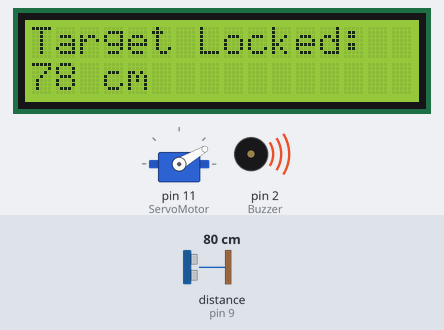
Bench run of a sketch on a simulated Arduino Uno, built with avr-gcc and run on an emulated ATmega328P. Parts: 16×2 character LCD, servo, buzzer (waves = sounding, pin HIGH). Wiring (inferred from the names in the program): ultrasonic range finder: trigger pin 10; echo pin 9. The inputs (shaded band) are chosen by the test bench; at power-on: distance to the obstacle (sensor on pin 9) 80 cm. The echo pulse lasts 58.3 µs per cm; pins used as bus, display or sensor lines are not drawn; what the sketch prints to the serial monitor is not drawn.

Above: at 1.26 s.
1.3 s: distance to the obstacle (sensor on pin 9) set to 2 cm
At 1.48 s:
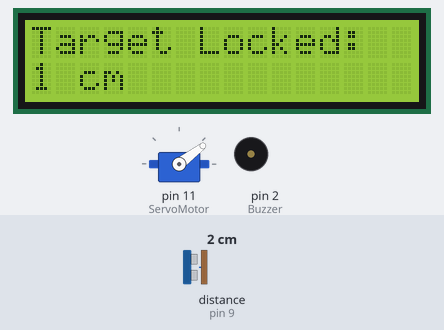
2.9 s: distance to the obstacle (sensor on pin 9) set to 60 cm
At 3.06 s:
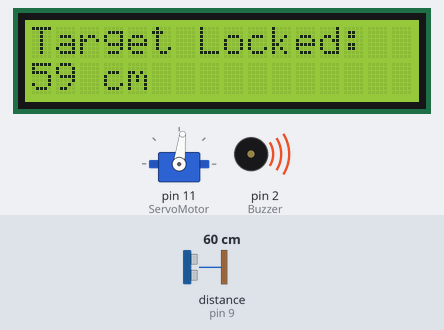
4.5 s: distance to the obstacle (sensor on pin 9) set to 4 cm
At 4.66 s:
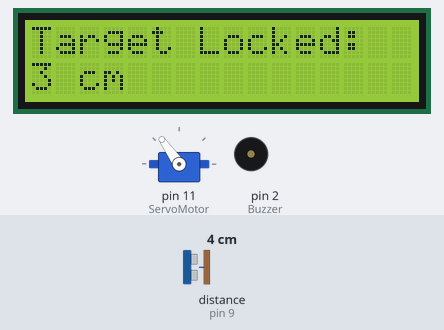
6.1 s: distance to the obstacle (sensor on pin 9) set to 120 cm
At 6.63 s:
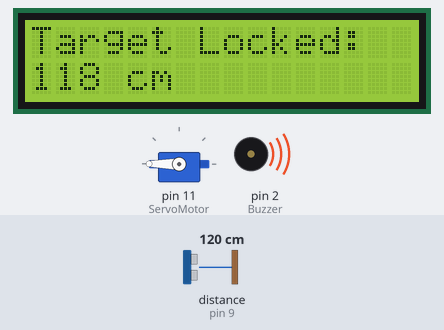
7.7 s: distance to the obstacle (sensor on pin 9) set to 2 cm
At 7.88 s:
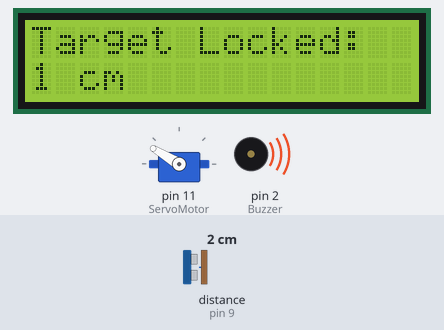
12.5 s: distance to the obstacle (sensor on pin 9) set to 9 cm
At 12.68 s:
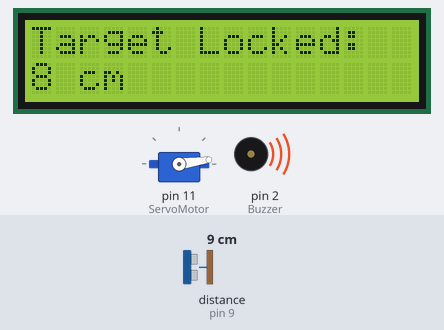
Timing chart, 0 to 17.2 s (numbered marks = the images above; inputs shaded):
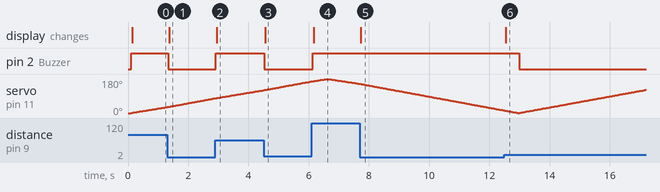

Measured:
- after the input at 1.3 s, pin 2 (Buzzer): HIGH → LOW at once; the display: changes after 0.07 s (image 1)
- after the input at 2.9 s, pin 2 (Buzzer): LOW → HIGH at once; the display: changes at once (image 2)
- after the input at 4.5 s, pin 2 (Buzzer): HIGH → LOW at once; the display: changes after 0.05 s (image 3)
- after the input at 6.1 s, pin 2 (Buzzer): LOW → HIGH at once; the display: changes after 0.07 s (image 4)
- after the input at 7.7 s, the display: changes at once (image 5)
- after the input at 12.5 s, the display: changes at once (image 6)

The sketch:

SONAR.ino
```cpp
#include <Servo.h>  //This includes the servo motors libray to access it's functions
#include <LiquidCrystal.h> //Load Liquid Crystal Library

LiquidCrystal LCD_board(3,4,5,12,13,6,7);  //defining each lcd ports  //FROM LEFT TO RIGHT //RS=3,R/W=4,E=4,D3=12,D4=13,D5=6,D6=7
const int Echo = 9;  //setting echo pin for the sensor at 9
const int Trig = 10; //setting the trigpin for sonar sensor at 10
const int Buzzer = 2;  //The buzzer signal pin set to 2
int Distance; //declare distance and converts to an int
long Duration; //declare time duration using long which is an extended time variable
Servo ServoMotor; // defining servo as myServo
void setup() {
     Serial.begin(9600);
     pinMode(Trig, OUTPUT); // setting the trig pin to output data
     pinMode(Echo, INPUT); // setting the echo pin as input
     pinMode(Buzzer, OUTPUT); // buzz pin is output to control buzzering
     LCD_board.setCursor(0,0);  //starts the cursor to upper left corner, column 0, row 0 to print the text
     LCD_board.begin(16,2); //This means 2 lines of 16 on the lcd board (16x2=32) meaning it allows 32 charcters on screen
     LCD_board.print("Target Locked:");  //Prints the message "Target Locked" on the top line
     ServoMotor.attach(11); // defining the servo signal pin to 11
}
void loop() {
  //SERVO AND SONAR CALCULATIONS
   for(int i=0;i<=180;i++){    //set i to 0 when i is less than or equal to 180 append; allows the servo motor to rotate 180 degrees
     ServoMotor.write(i);  //i is the value being written tothe servo
     delay(30);   //speed in which it writes to the serial manager
     Distance = CalcDistance();  //Assigning distance to calculateDistance();
     Serial.print(i);   //prints each angle in the serial manager
     Serial.print("°");
     Serial.print("Degrees");
     Serial.print(" ");        //aestic , for clearer reading in serial monitor
     Serial.print(Distance);   //prints the distance in serial manager
     Serial.print("cm");
     Serial.print(" ");
     Serial.print("Distance ||");
     Serial.print(" ");

     LCD_board.setCursor(0,1);  //Setting the location of the first text column 0 row 1
     LCD_board.print("                "); //This stops the LCD changing to "cmm" only solution i could find
     LCD_board.setCursor(0,1);   //Set Cursor again to first column of second row
     LCD_board.print(Distance); //Print the distance on LCD
     LCD_board.print(" cm");  //This prints the cm next to the number of LCD
     //delay(150); //could use this to slow the cycle down

    //BUZZER
    if (Distance <= 40 && Distance >= 0) {  // if distance is less than 40cm and greater than 0
      digitalWrite(Buzzer, LOW); //Dont buzz if > 40cm // sets buzzer to zero volts
    } else {
      digitalWrite(Buzzer, HIGH); //Buzz if < 40cm
    }
    //delay(300);  //delays the buzz as its extremely load and annoying
 }
 //repeats the previous loop however for rotating the other way
   for(int i=180;i>0;i--){ //when i =180 while i is greater than 0 deppend until 0
     ServoMotor.write(i);
     delay(30);
     Distance = CalcDistance();
     Serial.print(i);   //prints each angle in the serial manager
     Serial.print("°");   //serial monitor display
     Serial.print("Degrees");   //serial monitor
     Serial.print(" ");        //aestic , for clearer reading in seriel monitor
     Serial.print(Distance);   //prints the distance in serial manager
     Serial.print("cm");
     Serial.print(" ");
     Serial.print("Distance ||");
     Serial.print(" ");

     LCD_board.setCursor(0,1);  //Set cursor to first column of second row
     LCD_board.print("                "); //Print blanks to clear the row
     LCD_board.setCursor(0,1);   //Set Cursor again to first column of second row
     LCD_board.print(Distance); //Print measured distance
     LCD_board.print(" cm");  //This prints the cm next to the number of LCD
     //delay(150); //could use this to slow the servo spin

     }
 }
 int CalcDistance(){   //
 digitalWrite(Trig, LOW);  //sets trigpin to low sets pin to 0 volts //no signal sent out
 delayMicroseconds(2);   //delays 3 milliseconds
 digitalWrite(Trig, HIGH);   //turns trigpin to high for 10 micro seconds, set to 5v  //trig sends pulse out
 delayMicroseconds(10);  //delay 10 milliseconds
 digitalWrite(Trig, LOW);  //Back to low //turns connection off
 Duration = pulseIn(Echo, HIGH);   //send the data back power to 5v //produce a pulse and the time it took is duration
 Distance= Duration*0.034/2;  //simple equation for calculation of distance distance == speed of sound in cm (0.034/2)
 return Distance;  //returns the distance
 }
```
